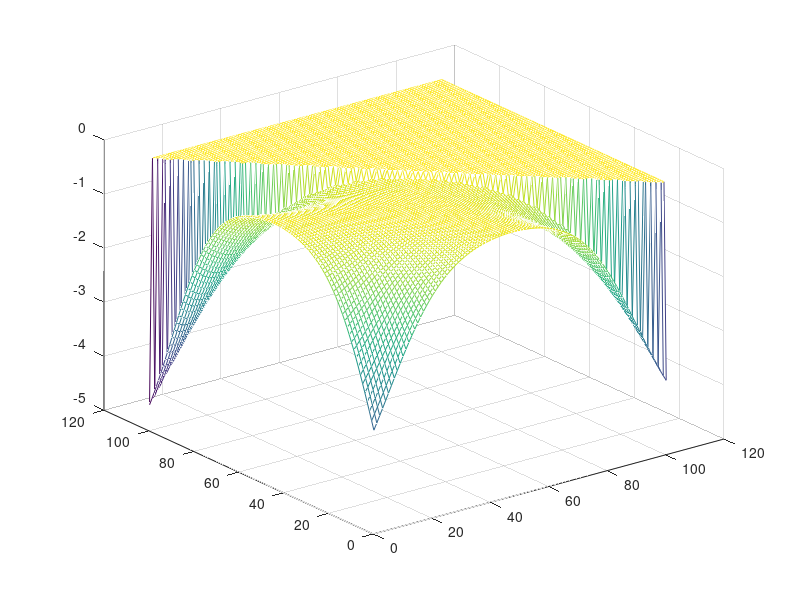

Write MATLAB code to recreate this figure. (Note: this script raises an error after producing the figure.)
%%parameters (beta = 1)
WB = 10;
al = .5;

out = zeros(100,5,'double');
for t = 0.01:.01:WB;
    b0 = [0:.01*t:t];
    bp5 = [0:.01*t:t];
    [b0,bp5]=meshgrid(b0,bp5);
    bnp5 = t - b0 - bp5;

    Z = -.5 - al + bnp5;
    X = - al + b0;
    Y = .5 - al + bp5;

    obj = WB.*((1./(1+exp(-X))).*(1./(1+exp(-Y))).*(1-1./(1+exp(-Z))) + (1./(1+exp(-X))).*(1./(1+exp(-Z))).*(1-1./(1+exp(-Y))) + (1./(1+exp(-Z))).*(1./(1+exp(-Y))).*(1-1./(1+exp(-X))) + (1./(1+exp(-X))).*(1./(1+exp(-Y))).*(1./(1+exp(-Z)))) - b0 - bp5 - bnp5;
    obj2 = obj.*(bnp5>=0);

    [value, location] = max(obj2(:));
    [R,C] = ind2sub(size(obj2),location);
    prob = (value+b0(R,C) + bp5(R,C) + bnp5(R,C))/WB;
    t2 = round(t*100);
    out(t2,:) = [t,prob,value,R,C];
end

     [v, l] = max(out(:,3));
     bribe0 = (out(l,5)-1)*l/10000
     bribep5 = (out(l,4)-1)*l/10000
     bribenp5 = l/100 - bribe0 -bribep5

    z = -.5 - al + bribenp5
    x = - al + bribe0
    y = .5 - al + bribep5
     
mesh(obj2);
%% Create axes
axes1 = axes('Parent',figure1);
axis([0 .12 0 .0035]);
%title(axes1,'Lobby''s Optimal Expenditure');
xlabel(axes1,'Trade Agreement Tariff');
ylabel(axes1,'Lobbying Expenditure');
hold(axes1,'all');
 



%% Create plot
plot2 = plot(TA,opt_C_13,'DisplayName','\theta \sim U[-.14,14]','Color',[0 0 1],'LineStyle','--','LineWidth',1,'Parent',axes1);
legend1 = legend(axes1,{'\theta \sim U[-.01,01]','\theta \sim U[-.14,14]'},'Position',[0.1794 0.7725 0.1714 0.119]);


saveas(gcf,'C:\Users\Kristy\Documents\Dropbox\Research\Separation_of_Powers\Work\lobby_br.jpg');